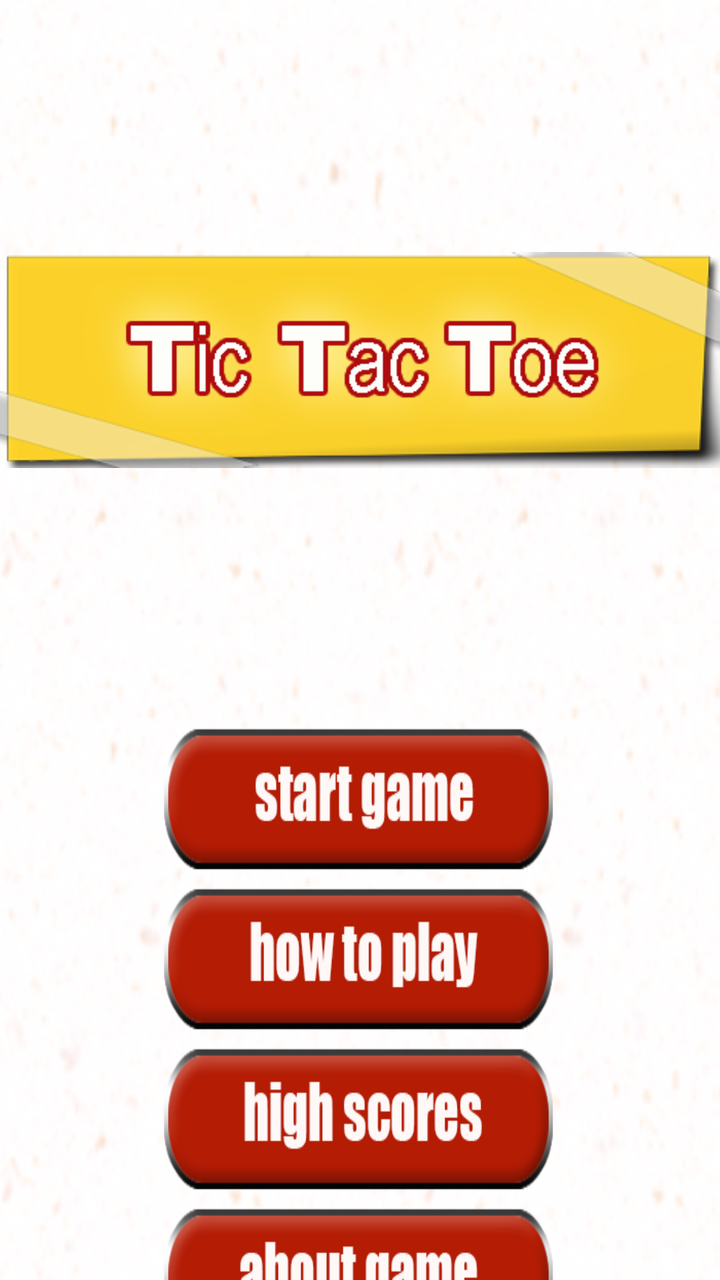
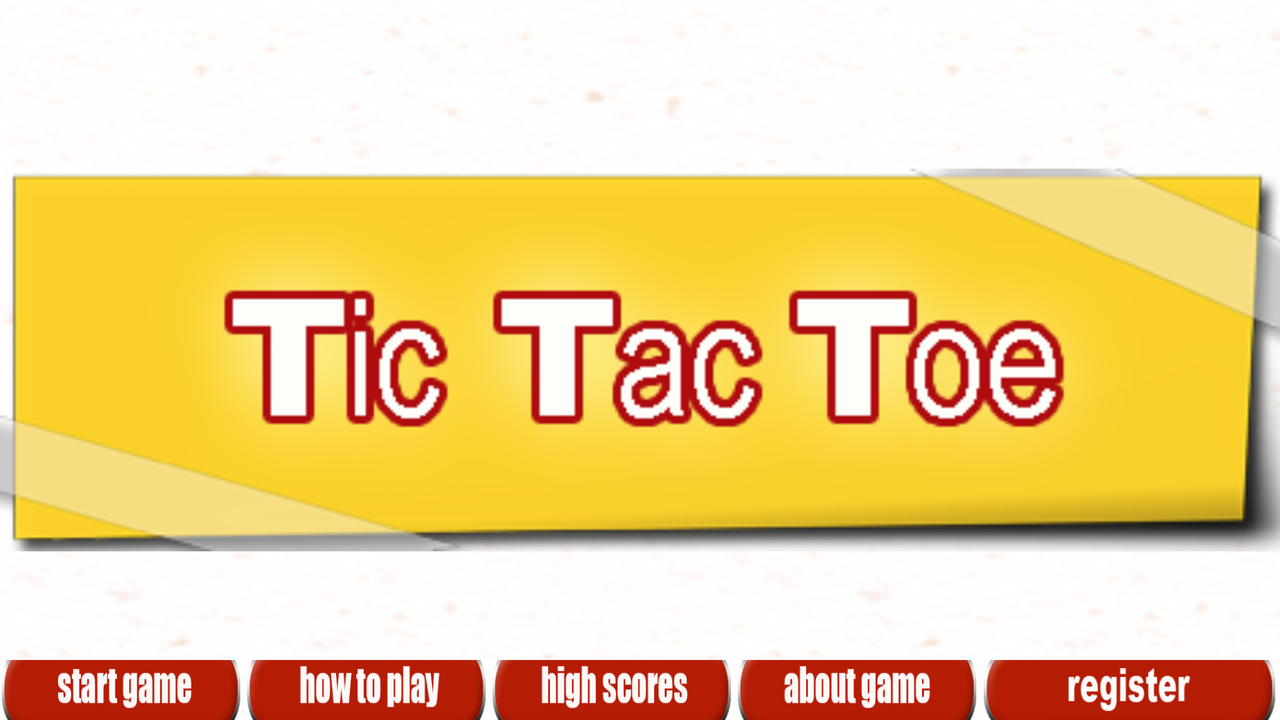

An Android layout and its configuration variant, each rendered on a device that would load it. The default file and the variant file are quoted in full after the pictures.
<!-- AndroidManifest.xml: application theme AppTheme -->
<!-- res/layout/activity_main.xml -->
<?xml version="1.0" encoding="utf-8"?>
<RelativeLayout xmlns:android="http://schemas.android.com/apk/res/android"
    xmlns:app="http://schemas.android.com/apk/res-auto"
    xmlns:tools="http://schemas.android.com/tools"
    android:id="@+id/activity_main"
    android:layout_width="match_parent"
    android:layout_height="match_parent"
    android:paddingBottom="@dimen/activity_vertical_margin"
    android:paddingLeft="@dimen/activity_horizontal_margin"
    android:paddingRight="@dimen/activity_horizontal_margin"
    android:paddingTop="@dimen/activity_vertical_margin"
    tools:context="com.ttt.tictactoegame.MainActivity"
    android:background="@drawable/mainbg">

    <LinearLayout
        android:orientation="vertical"
        android:layout_width="match_parent"
        android:layout_height="match_parent"
        android:layout_alignParentTop="true"
        android:layout_alignParentStart="true">

        <ImageView
            android:layout_width="match_parent"
            android:layout_height="300dp"
            app:srcCompat="@drawable/logo3"
            android:id="@+id/imagelogo"
            android:layout_marginTop="30dp"
            android:layout_marginBottom="30dp"/>

        <Button
            android:layout_width="200dp"
            android:id="@+id/btnstart"
            android:background="@drawable/start"
            android:layout_gravity="center"
            android:layout_height="80dp" />

        <Button
            android:layout_width="200dp"
            android:id="@+id/btnhowtoplay"
            android:background="@drawable/how"
            android:layout_gravity="center"
            android:layout_height="80dp" />

        <Button
            android:layout_width="200dp"
            android:id="@+id/highscore"
            android:background="@drawable/highscore"
            android:layout_height="80dp"
            android:layout_gravity="center"/>

        <Button
            android:layout_width="200dp"
            android:id="@+id/btnabout"
            android:background="@drawable/aboutgame"
            android:layout_height="80dp"
            android:layout_gravity="center"/>

        <Button
            android:layout_width="200dp"
            android:id="@+id/btnregister"
            android:background="@drawable/register2"
            android:layout_height="80dp"
            android:layout_gravity="center"/>
    </LinearLayout>
</RelativeLayout>
<!-- resources referenced by this layout -->
<resources>
  <!-- drawable aboutgame: png bitmap (drawable, 10119 bytes) -->
  <!-- drawable highscore: png bitmap (drawable, 10197 bytes) -->
  <!-- drawable how: png bitmap (drawable, 10379 bytes) -->
  <!-- drawable logo3: png bitmap (drawable, 27522 bytes) -->
  <!-- drawable mainbg: png bitmap (drawable, 107480 bytes) -->
  <!-- drawable register2: png bitmap (drawable, 13409 bytes) -->
  <!-- drawable start: png bitmap (drawable, 10230 bytes) -->
  <style name="AppTheme" parent="Theme.AppCompat.Light.DarkActionBar">
          
          <item name="colorPrimary">@color/colorPrimary</item>
          <item name="colorPrimaryDark">@color/colorPrimaryDark</item>
          <item name="colorAccent">@color/colorAccent</item>
      </style>
</resources>
<!-- res/layout-land/activity_main.xml (the repository's variant of the layout above) -->
<!-- drawn on the phone turned sideways -->
<?xml version="1.0" encoding="utf-8"?>
<RelativeLayout xmlns:android="http://schemas.android.com/apk/res/android"
    xmlns:app="http://schemas.android.com/apk/res-auto"
    xmlns:tools="http://schemas.android.com/tools"
    android:id="@+id/activity_main"
    android:layout_width="match_parent"
    android:layout_height="match_parent"
    android:paddingBottom="@dimen/activity_vertical_margin"
    android:paddingLeft="@dimen/activity_horizontal_margin"
    android:paddingRight="@dimen/activity_horizontal_margin"
    android:paddingTop="@dimen/activity_vertical_margin"
    tools:context="com.ttt.tictactoegame.MainActivity"
    android:background="@drawable/mainbg">

    <LinearLayout
        android:orientation="vertical"
        android:layout_width="match_parent"
        android:layout_height="match_parent"
        android:layout_alignParentTop="true"
        android:layout_alignParentStart="true">

        <ImageView
            android:layout_width="match_parent"
            android:layout_height="300dp"
            app:srcCompat="@drawable/logo3"
            android:id="@+id/imagelogo"
            android:layout_marginTop="30dp"
            android:layout_marginBottom="0dp"/>

        <LinearLayout
            android:orientation="horizontal"
            android:layout_width="match_parent"
            android:layout_height="match_parent">

            <Button
                android:layout_width="150dp"
                android:id="@+id/btnstart"
                android:background="@drawable/start"
                android:layout_height="50dp"
                android:layout_gravity="center"
                android:layout_weight="1" />

            <Button
                android:layout_width="150dp"
                android:id="@+id/btnhowtoplay"
                android:background="@drawable/how"
                android:layout_height="50dp"
                android:layout_gravity="center"
                android:layout_weight="1" />

            <Button
                android:layout_width="150dp"
                android:id="@+id/highscore"
                android:background="@drawable/highscore"
                android:layout_height="50dp"
                android:layout_gravity="center"
                android:layout_weight="1" />

            <Button
                android:layout_width="150dp"
                android:id="@+id/btnabout"
                android:background="@drawable/aboutgame"
                android:layout_height="50dp"
                android:layout_gravity="center"
                android:layout_weight="1" />
            <Button
                android:id="@+id/btnregister"
                android:background="@drawable/register2"
                android:layout_gravity="center"
                android:layout_width="150dp"
                android:layout_height="50dp" />
        </LinearLayout>

    </LinearLayout>

</RelativeLayout>
